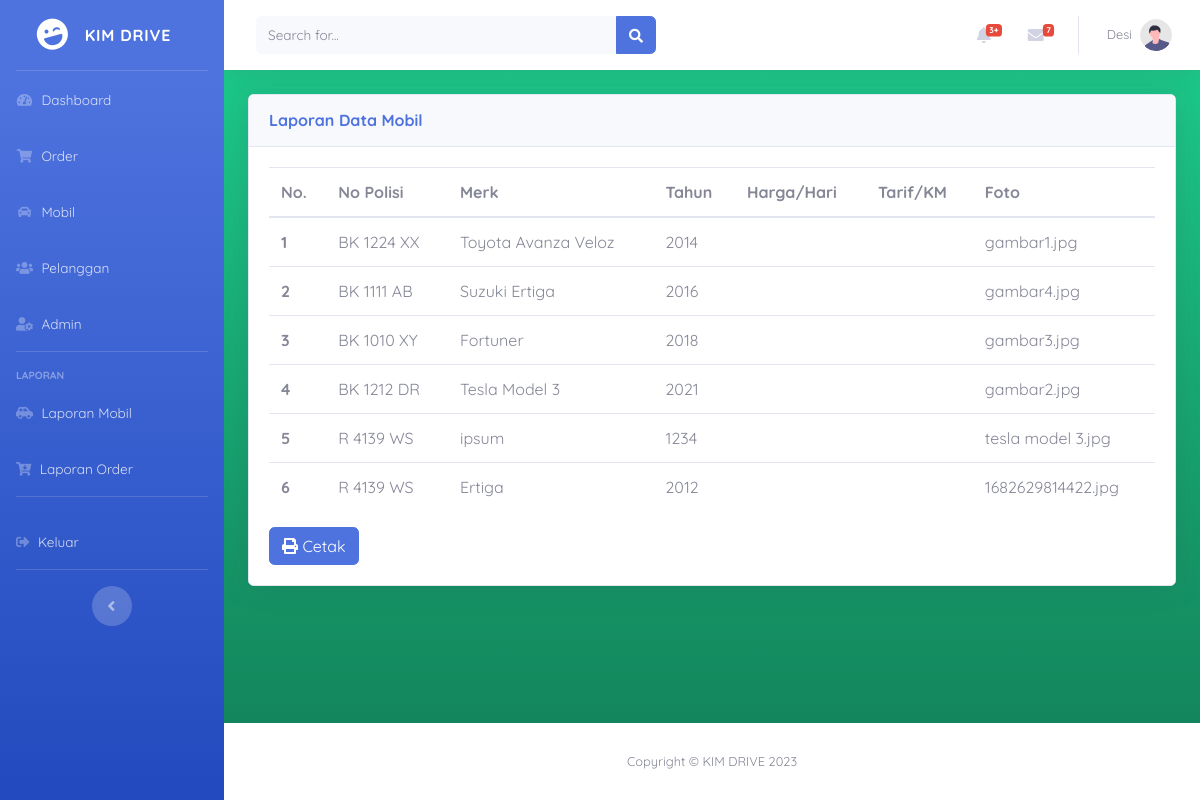
Page /index.php?x=rmobil (signed in) on the committed database.
### tables this page shows
CREATE TABLE IF NOT EXISTS `mobil` (
  `id_mobil` int(11) NOT NULL AUTO_INCREMENT,
  `no_polisi` varchar(12) NOT NULL,
  `merk` varchar(90) NOT NULL,
  `foto` varchar(255) NOT NULL,
  `tahun` varchar(10) NOT NULL,
  `harga` double NOT NULL,
  `s_mobil` varchar(20) NOT NULL,
  PRIMARY KEY (`id_mobil`)
);

### rmobil.php (the view)
<!doctype html>
<html lang="en">
<body>
    <?php
    include("konek.php");
    $cari = mysqli_query($konek, "select * from mobil");
    ?>
    <div class="card shadow mb-4">
        <div class="card-header py-3">
            <h6 class="m-0 font-weight-bold text-primary">Laporan Data Mobil</h6>
        </div>
        <div class="card-body">
            <table class="table table-hover">
                <thead>
                    <tr>
                        <th>No.</th>
                        <th>No Polisi</th>
                        <th>Merk</th>
                        <th>Tahun</th>
                        <th>Harga/Hari</th>
                        <th>Tarif/KM</th>
                        <th>Foto</th>
                    </tr>
                </thead>
                <tbody>
                    <?php
                    $no = 1;
                    while ($data = mysqli_fetch_array($cari)) {
                    ?>
                        <tr>
                            <th scope="row"><?php echo $no; ?></th>
                            <td><?php echo $data['no_polisi']; ?></td>
                            <td><?php echo $data['merk']; ?></td>
                            <td><?php echo $data['tahun']; ?></td>
                            <td><?php echo $data['harga_pokok']; ?></td>
                            <td><?php echo $data['harga_km']; ?></td>
                            <td><?php echo $data['foto']; ?></td>
                        </tr>
                    <?php
                        $no++;
                    }
                    ?>
                </tbody>
            </table>
            <a href="crmobil.php" target="blank" class="btn btn-primary"><i class="fa fa-print"></i> Cetak</a>
        </div>
    </div>
</body>
</html>

### index.php (style rules this page uses)
body { font-family: 'Quicksand'; }

### rows in the picture
mobil: no_polisi "BK 1224 XX", merk "Toyota Avanza Veloz", tahun "2014", foto "gambar1.jpg"
mobil: no_polisi "BK 1111 AB", merk "Suzuki Ertiga", tahun "2016", foto "gambar4.jpg"
mobil: no_polisi "BK 1010 XY", merk "Fortuner", tahun "2018", foto "gambar3.jpg"
mobil: no_polisi "BK 1212 DR", merk "Tesla Model 3", tahun "2021", foto "gambar2.jpg"
mobil: no_polisi "R 4139 WS", merk "ipsum", tahun "1234", foto "tesla model 3.jpg"
mobil: no_polisi "R 4139 WS", merk "Ertiga", tahun "2012", foto "1682629814422.jpg"

### other values in the picture
$_SESSION['nama_admin'] "Desi"
